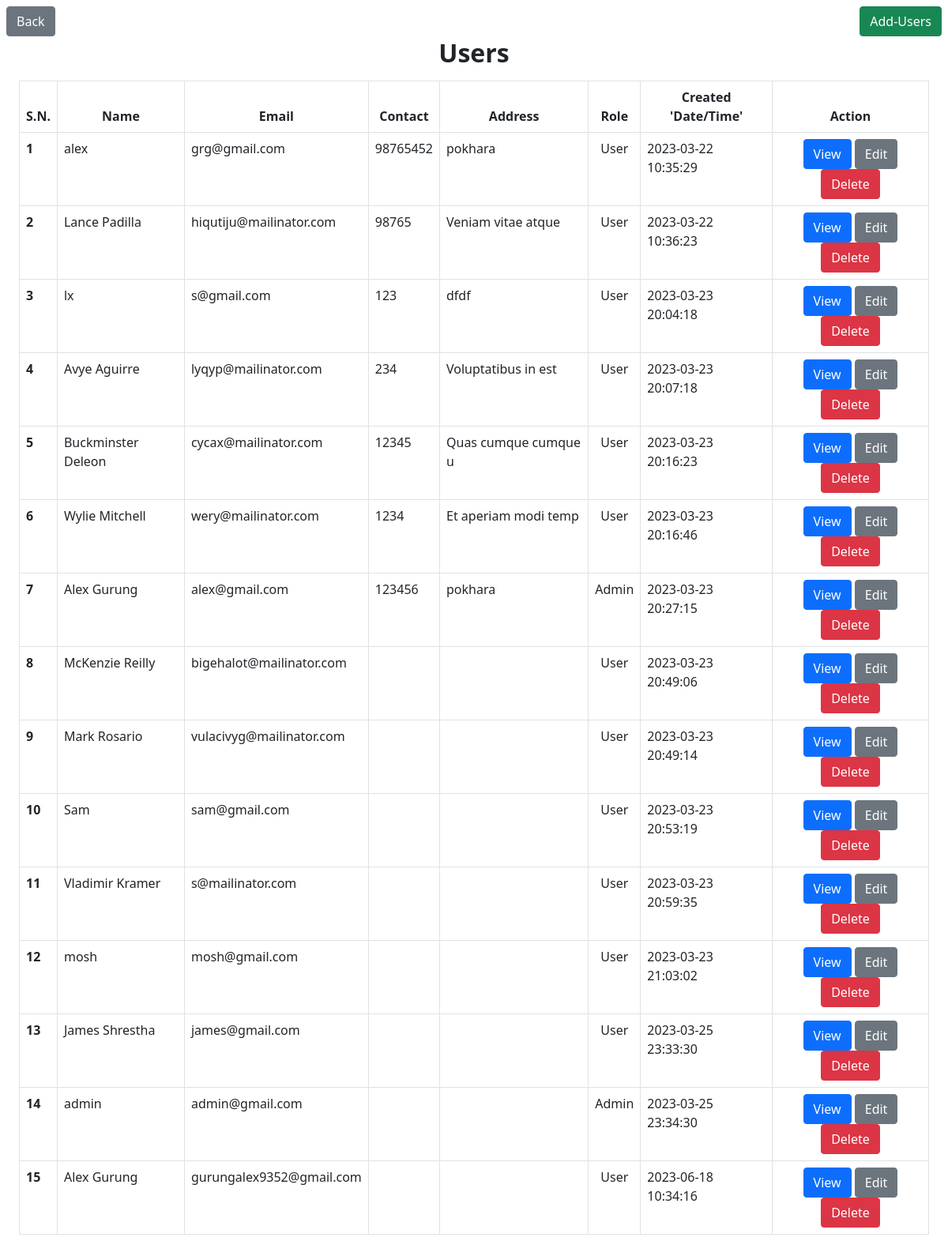
The app's page /admin/users/index.php (signed in) with its own data.
### tables this page shows
CREATE TABLE `users` (
  `id` int(11) NOT NULL,
  `name` varchar(255) DEFAULT NULL,
  `email` varchar(255) DEFAULT NULL,
  `password` varchar(255) DEFAULT NULL,
  `contact` int(11) DEFAULT NULL,
  `address` varchar(255) DEFAULT NULL,
  `created_at` datetime NOT NULL DEFAULT current_timestamp(),
  `updated_at` datetime NOT NULL DEFAULT '0000-00-00 00:00:00' ON UPDATE current_timestamp(),
  `role` int(11) NOT NULL DEFAULT 1
);

### admin/users/index.php (the view, shortened to what this page needs)
<?php
include('../../config/db.php');
?>
<?php
$select ="SELECT * FROM users";
$result = mysqli_query($conn, $select);
?>
<!doctype html>
<html lang="en">
<head>
    <link href="https://cdn.jsdelivr.net/npm/bootstrap@5.0.1/dist/css/bootstrap.min.css" rel="stylesheet"
>
</head>
<body>
    <div class="w-100 position-relative p-2">
        <a href="../../product.php" class="btn btn-secondary position-absolute start-0 ms-2">Back</a>
        <a href="add_users.php" class="btn btn-success position-absolute end-0 me-2">Add-Users</a>
    </div>
    <div class="p-4">
        <h1 class="text-center fw-bolder fs-2 p-2">Users</h1>
        <table class="table table-bordered">
            <thead>
                <tr>
                    <th scope="col" class="text-center">S.N.</th>
                    <th scope="col" class="text-center">Name</th>
                    <th scope="col" class="text-center">Email</th>
                    <th scope="col" class="text-center">Contact</th>
                    <th scope="col" class="text-center">Address</th>
                    <th scope="col" class="text-center">Role</th>
                    <th scope="col" class="text-center">Created 'Date/Time'</th>
                    <th scope="col" class="text-center">Action</th>
                </tr>
            </thead>
            <tbody>
                <?php
                $i = 1;
        while($data = $result->fetch_assoc()){
        ?>
                <tr>
                    <th scope="row"><?php echo $i++ ?></th>
                    <td><?php echo $data['name'];?></td>
                    <td><?php echo $data['email'];?></td>
                    <td><?php echo $data['contact'];?></td>
                    <td><?php echo $data['address'];?></td>
                    <td class="text-center">
                    <?php
                    if($data ['role'] == 0){
                        echo "Admin";
                    } else{
                        echo "User";
                    }
                    ?>
                    </td>
                    <td><?php echo $data['created_at'];?></td>
                    <td class="text-center">
                        <form action="#" method="POST">
                            <a href="view.php?id=<?php echo $data['id'];?>" class="btn btn-primary" name="view">View</a>
                            <a href="edit.php?id=<?php echo $data['id']; ?>" class="btn btn-secondary">Edit</a>
                            <a href="delete.php?id=<?php echo $data['id'];?>" class="btn btn-danger">Delete</a>
                        </form>
                    </td>
                </tr>
                <?php
        }
        ?>
            </tbody>
        </table>
    </div>
</body>
</html>

### records on screen
users: name "alex", email "grg@gmail.com", contact "98765452", address "pokhara", role "User", created_at "2023-03-22 10:35:29"
users: name "Lance Padilla", email "hiqutiju@mailinator.com", contact "98765", address "Veniam vitae atque", role "User", created_at "2023-03-22 10:36:23"
users: name "lx", email "s@gmail.com", contact "123", address "dfdf", role "User", created_at "2023-03-23 20:04:18"
users: name "Avye Aguirre", email "lyqyp@mailinator.com", contact "234", address "Voluptatibus in est", role "User", created_at "2023-03-23 20:07:18"
users: name "Buckminster Deleon", email "cycax@mailinator.com", contact "12345", address "Quas cumque cumque u", role "User", created_at "2023-03-23 20:16:23"
users: name "Wylie Mitchell", email "wery@mailinator.com", contact "1234", address "Et aperiam modi temp", role "User", created_at "2023-03-23 20:16:46"
users: name "Alex Gurung", email "alex@gmail.com", contact "123456", address "pokhara", role "Admin", created_at "2023-03-23 20:27:15"
users: name "McKenzie Reilly", email "bigehalot@mailinator.com", role "User", created_at "2023-03-23 20:49:06"
users: name "Mark Rosario", email "vulacivyg@mailinator.com", role "User", created_at "2023-03-23 20:49:14"
users: name "Sam", email "sam@gmail.com", role "User", created_at "2023-03-23 20:53:19"
users: name "Vladimir Kramer", email "s@mailinator.com", role "User", created_at "2023-03-23 20:59:35"
users: name "mosh", email "mosh@gmail.com", role "User", created_at "2023-03-23 21:03:02"
users: name "James Shrestha", email "james@gmail.com", role "User", created_at "2023-03-25 23:33:30"
users: name "admin", email "admin@gmail.com", role "Admin", created_at "2023-03-25 23:34:30"
users: name "Alex Gurung", email "gurungalex9352@gmail.com", role "User", created_at "2023-06-18 10:34:16"
